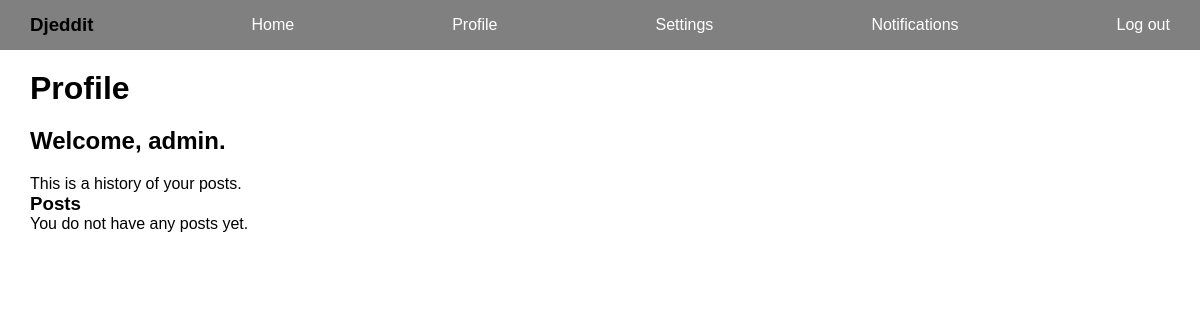
The app's page /reddit/profile/ (signed in), older data.
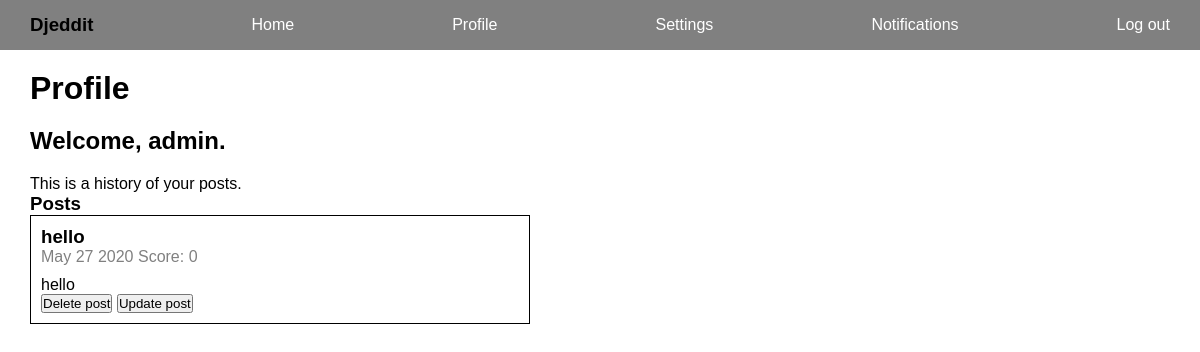
The same page, newer data.
### reddit_app/models.py (models this page shows, shortened)
class Post(models.Model):
    title = models.CharField(max_length=200)
    author = models.ForeignKey(User, on_delete=models.CASCADE)
    text = models.TextField()
    votes = models.IntegerField(default=0)
    created_at = models.DateTimeField(auto_now_add=True)
    def date_posted(self):
        return self.created_at.strftime('%B %d %Y')

### reddit_app/views.py (the view)
# urls.py: path("profile/", views.profile, name="profile"),
def profile(request):
    user = request.user
    posts = Post.objects.filter(author=user)
    context = {"posts": posts, "user": user}
    return render(request, "reddit_app/profile.html", context)

### templates/reddit_app/profile.html (shortened to what this page needs)
{% extends "base.html" %}
{% block content %}
<h1>Profile</h1>
<div>
    <h2>Welcome, {{user.username}}.</h2>
    <p>This is a history of your posts.</p>
    <h3>Posts</h3>
    <div class="profile-posts">
        {% if posts.count %}
            {% for post in posts %}
                <div class="profile-post profile-post-{{post.id}}">
                    <a href={% url 'reddit_app:single_post' post.id %}>
                        <h3>{{post.title}}</h3>
                        <span>{{post.date_posted}}</span>
                        <span>Score: {{post.votes}}</span>
                        <p>{{post.text}}</p>
                        <a href="{% url "reddit_app:delete_post" post.id %}"><button>Delete post</button></a>
                        <button data-postid={{post.id}} class="show-update btn-{{post.id}}">Update post</button>
                    </a>
                </div>
            {% endfor %}
        {% else %}
            <p>You do not have any posts yet.</p>
        {% endif %}
    </div>
{% load static %}
{% endblock content %}

Row changes from the older to the newer data that the page shows:
added Post: title "hello", date_posted "May 27 2020", votes "0", text "hello"
Text that changed along with them:
text no longer shown: "You do not have any posts yet."
